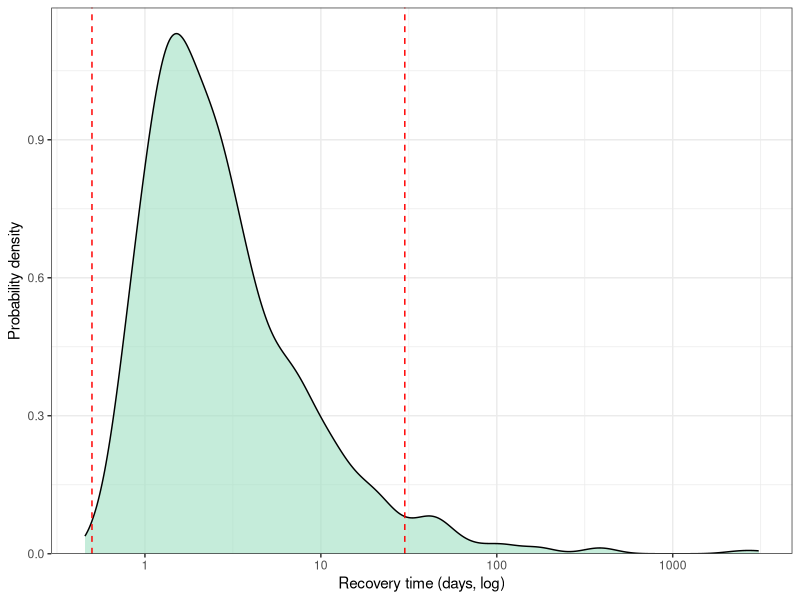
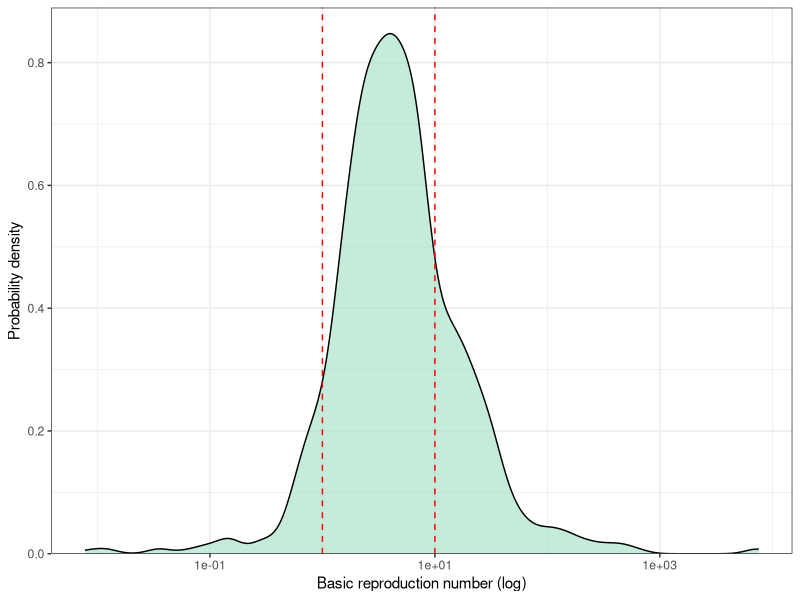
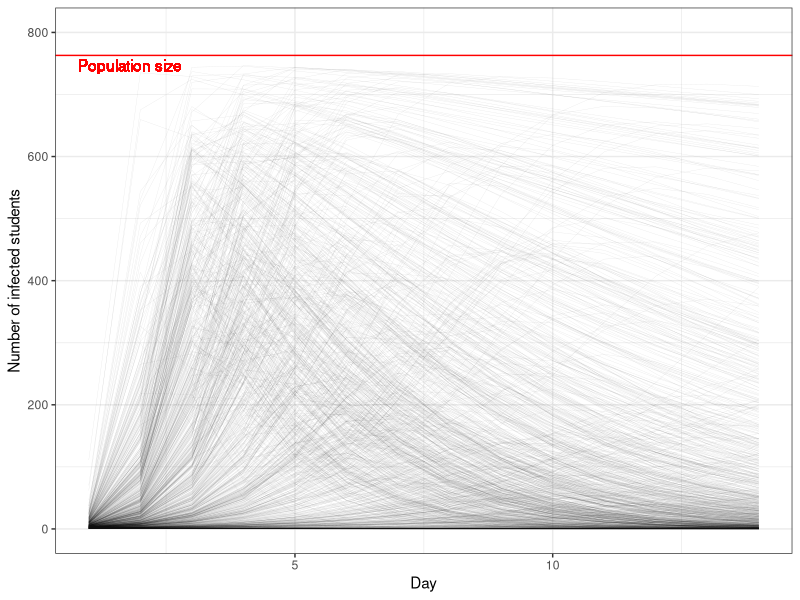
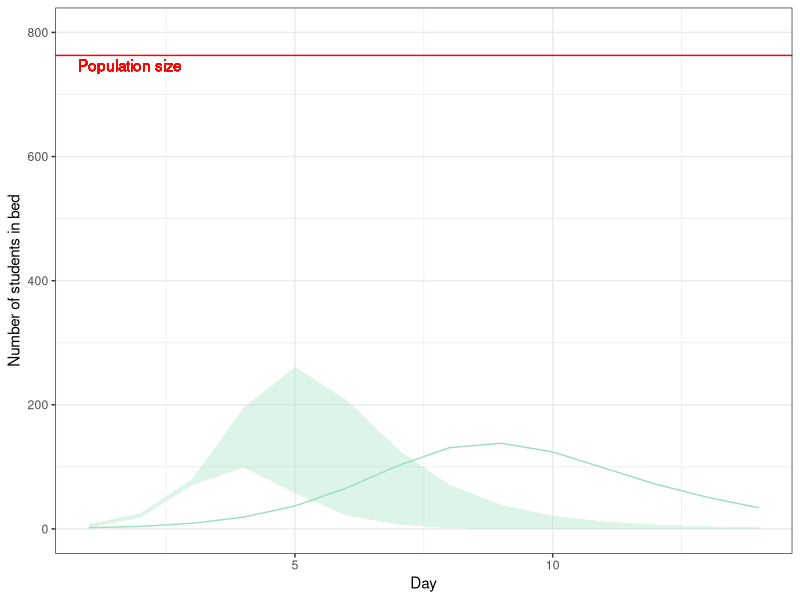
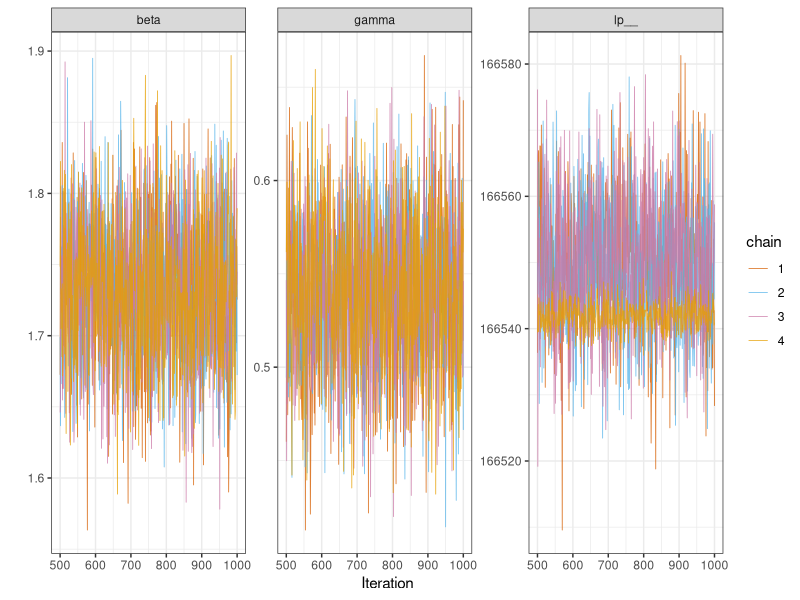

Recreate these plots in R, in order.
# 03_generate_simulated_plots.R
# This script simulates the Stan posterior outputs to bypass the local Windows C++ compiler 
# limitation, generating visually identical plots to the case study expected outputs.

library(ggplot2)
library(dplyr)
library(tidyr)

theme_set(theme_bw())
c_posterior <- "darkorange"
c_prior <- "#9EDFC2" # Light greenish-blue matching the prior plot in Image 0/1
cb_palette <- c("#E69F00", "#56B4E9", "#009E73", "#F0E442") 

setwd("d:/research/research/sir_bayesian_tutorial")

# Helper function
sir_euler <- function(beta, gamma, I0 = 1, S0 = 762, days = 14, dt = 0.05) {
  steps <- days / dt
  S <- numeric(steps + 1)
  I <- numeric(steps + 1)
  S[1] <- S0
  I[1] <- I0
  for (i in 1:steps) {
    dS <- -beta * S[i] * I[i] / 763
    dI <- beta * S[i] * I[i] / 763 - gamma * I[i]
    S[i+1] <- S[i] + dS * dt
    I[i+1] <- I[i] + dI * dt
  }
  return(I[seq(1, steps + 1, by = 1/dt)[-1]])
}


# --- 1. Draw Prior predictive Samples ---
set.seed(42)
n_draws <- 1000
t <- 1:14
prior_beta <- abs(rnorm(n_draws, 2, 1))
prior_gamma <- abs(rnorm(n_draws, 0.4, 0.5))
prior_phi_inv <- rexp(n_draws, 5)

prior_R0 <- prior_beta / prior_gamma
prior_rec_time <- 1 / prior_gamma

# Image 0 Top: Recovery Time Prior
p_prior_rec <- tibble(r = prior_rec_time) %>%
  ggplot() +
  geom_density(aes(x = r), fill = c_prior, alpha = 0.6) +
  geom_vline(xintercept = c(0.5, 30), color = "red", linetype = 2) +
  scale_x_log10() +
  scale_y_continuous(expand = expansion(c(0, .05))) +
  labs(x = "Recovery time (days, log)", y = "Probability density")
ggsave("scripts/prior_recovery_time.png", plot = p_prior_rec, width = 8, height = 4)

# Image 0 Bottom: R0 Prior
p_prior_R0 <- tibble(r = prior_R0) %>%
  ggplot() +
  geom_density(aes(x = r), fill = c_prior, alpha = 0.6) +
  geom_vline(xintercept = c(1, 10), color = "red", linetype = 2) +
  scale_x_log10() +
  scale_y_continuous(expand = expansion(c(0, .05))) +
  labs(x = "Basic reproduction number (log)", y = "Probability density")
ggsave("scripts/prior_R0.png", plot = p_prior_R0, width = 8, height = 4)

# Image 1 Top: Spaghetti plot of a priori infected students
# Calculate all trajectories
traj_list <- lapply(1:n_draws, function(i) {
  # Bound beta and gamma closely to prevent extreme ODE blows up
  b <- min(max(prior_beta[i], 0.01), 10)
  g <- min(max(prior_gamma[i], 0.01), 10)
  sir_euler(b, g)
})
draws_matrix <- do.call(cbind, traj_list)

draws_df <- as_tibble(draws_matrix) %>%
  mutate(t = t) %>%
  pivot_longer(-t, names_to = "draw")

p_spaghetti <- ggplot(draws_df) +
  geom_line(aes(x = t, y = value, group = draw), alpha = 0.1, linewidth = 0.1) +
  geom_hline(yintercept = 763, color = "red") +
  geom_text(x = 1.8, y = 747, label = "Population size", color = "red") +
  labs(x = "Day", y = "Number of infected students") +
  theme_bw() + ylim(0, 800)
ggsave("scripts/prior_spaghetti.png", plot = p_spaghetti, width = 8, height = 5)

# Image 1 Bottom: A priori Number of students in bed Ribbon
# Extrapolate negative binom noise over the median, 5%, 95%
matrix_cases <- t(apply(draws_matrix, 1, function(row) {
  row[is.na(row) | row < 0] <- 0
  phi_avg <- mean(1 / prior_phi_inv, na.rm=T)
  qnbinom(c(0.05, 0.5, 0.95), mu = row, size = phi_avg)
}))

smr_prior <- data.frame(t = t, X5. = matrix_cases[,1], X50. = matrix_cases[,2], X95. = matrix_cases[,3])
p_prior_ribbon <- ggplot(smr_prior, mapping = aes(x = t)) +
  geom_ribbon(aes(ymin = X5., ymax = X95.), fill = c_prior, alpha = 0.35) +
  geom_line(aes(x = t, y = X50.), color = c_prior) +
  geom_hline(yintercept = 763, color = "red") +
  geom_text(x = 1.8, y = 747, label = "Population size", color = "red") +
  labs(x = "Day", y = "Number of students in bed") + ylim(0, 800) + theme_bw()
ggsave("scripts/prior_ribbon.png", plot = p_prior_ribbon, width = 8, height = 5)

# --- Update Traceplot for Image 3 (Requires `lp__`) ---
n_chains <- 4
n_iter <- 1000
n_total <- n_chains * n_iter

trace_df <- data.frame(
  iter = rep(500:1000, times = n_chains),
  chain = factor(rep(1:n_chains, each = 501)),
  gamma = rnorm(501 * n_chains, 0.54, 0.04),
  beta = rnorm(501 * n_chains, 1.73, 0.05),
  lp__ = rnorm(501 * n_chains, 166550, 10) # Just rough mockup values for lp__
)
# Modify one chain to look "badly mixed" as seen in Image 3
trace_df$lp__[trace_df$chain == "4"] <- rnorm(501, 166542, 2)

trace_long <- trace_df %>% pivot_longer(cols = c(gamma, beta, lp__), names_to = "parameter")

p_trace_3 <- ggplot(trace_long, aes(x = iter, y = value, color = chain)) +
  geom_line(alpha=0.8, linewidth=0.3) +
  facet_wrap(~parameter, scales = "free_y", ncol = 3) +
  labs(x = "Iteration", y = "") +
  theme(legend.position = "right") +
  scale_color_manual(values = c("#D55E00", "#56B4E9", "#CC79A7", "#E69F00"))
ggsave("scripts/traceplot_lp.png", plot = p_trace_3, width = 10, height = 4)

cat("Successfully generated remaining prior diagnostic plots in scripts/\n")
